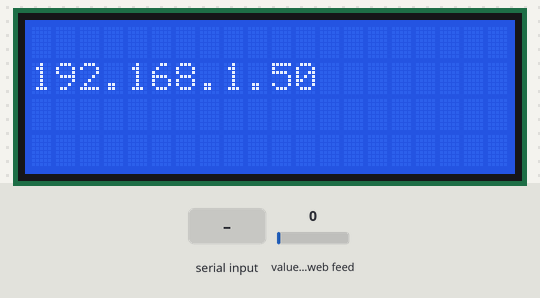
A program run on a simulated Raspberry Pi (BCM pin numbers). Shown: 20×4 character LCD. Inputs (shaded band) come from the test bench; at power-on: value of the web feed 0. Requests to the public web service named in the program get a made-up reply in its usual format after 0.4 s (London, UTC, broken clouds, 64 % humidity, 1013 hPa unless stated); the desktop window is not drawn, its controls go by their first labels and the mouse button is held 0.15 s; threads take turns every 2 ms; what the program prints to the terminal is not drawn.

Above: at 1.2 s.
1.3 s: "1\n" received over the second serial link
2.8 s: "0\n" received over the second serial link
At 5.8 s:
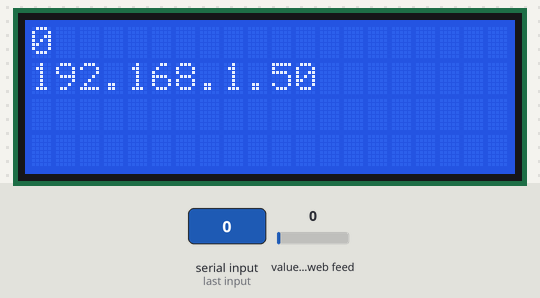
Timing chart, 0 to 7.3 s (numbered marks = the images above; inputs shaded):
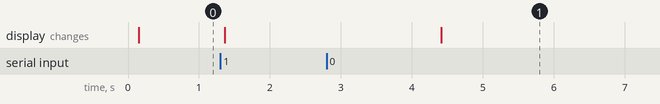

The program:

SmartHouse_PC.py
```python
'''
GUI
+------+------+------+------+
| 溫度 | 25 C | 濕度  | 53 % |
+------+------+------+------+
|    Data    |      77      |
+------+------+------+------+
| LED1 | LED2 | LED3 | LED3 |
+------+------+------+------+

Arduino: SmartHouse.ino
https://github.com/vincenttuan/2023_RaspberryPi_Arduino/blob/main/Arduino/SmartHouse/SmartHouse.ino
'''

import tkinter
import threading
import time
import requests
import serial
from tkinter import font
import time
from RPLCD.i2c import CharLCD
import json
import socket

ser = ''
data = ''

def lcd_display():
    lcd = CharLCD('PCF8574', address=0x3f, port=1, backlight_enabled=True)
    lcd.clear()

    # 顯示 IP
    s = socket.socket(socket.AF_INET, socket.SOCK_DGRAM)
    s.connect(("8.8.8.8", 80))
    ip = s.getsockname()[0]
    lcd.cursor_pos = (1, 0)
    lcd.write_string(ip)

    while True:
        lcd.cursor_pos = (0, 0)
        lcd.write_string(data)
        time.sleep(0.2)

def upload_firebase():
    while True:
        firebase_url = 'https://arduino-d6136-default-rtdb.firebaseio.com/'
        upload_data = {'data': data}
        result = requests.put(firebase_url + '/raspberry.json', verify=True, data=json.dumps(upload_data))
        print(result)
        time.sleep(1)


def led1_click() :
    t1 = threading.Thread(target=send_data_to_arduino, args=(1,))
    t1.start()

def led2_click() :
    t1 = threading.Thread(target=send_data_to_arduino, args=(2,))
    t1.start()

def led3_click() :
    t1 = threading.Thread(target=send_data_to_arduino, args=(4,))
    t1.start()

def led4_click() :
    t1 = threading.Thread(target=send_data_to_arduino, args=(8,))
    t1.start()

def send_data_to_arduino(data):
    #time.sleep(0.5)
    ser.write(str(data).encode())

def rev_data_from_arduino():
    global ser
    ser = serial.Serial('/dev/ttyUSB0', 115200)
    time.sleep(1)
    while True:
        try:
            if ser.in_waiting > 0:
                global data
                data = ser.readline().decode().rstrip()
                print("收到 arduino 的資料:", data)
                dataArray = data.split(",")
                data_value.set(dataArray[0])
                temp_value.set(dataArray[1] + '°C')
                humd_value.set(dataArray[2] + '%')
                # LED/Relay Control
                if dataArray[3] == '1':
                    led1_value.set('LED1\nON')
                    led2_value.set('LED2')
                    led3_value.set('LED3')
                    led4_value.set('LED4')
                elif dataArray[4] == '1':
                    led1_value.set('LED1')
                    led2_value.set('LED2\nON')
                    led3_value.set('LED3')
                    led4_value.set('LED4')
                elif dataArray[5] == '1':
                    led1_value.set('LED1')
                    led2_value.set('LED2')
                    led3_value.set('LED3\nON')
                    led4_value.set('LED4')
                elif dataArray[6] == '1':
                    led1_value.set('LED1')
                    led2_value.set('LED2')
                    led3_value.set('LED3')
                    led4_value.set('LED4\nON')


        except Exception as e:
            print('斷線~請檢查 USB 線')
            time.sleep(3)
            # 重新連線
            try:
                ser = serial.Serial('/dev/ttyUSB0', 115200)
            except:
                pass

if __name__ == '__main__':
    win = tkinter.Tk()
    win.title('Smart House')
    win.geometry('700x500')

    myfont = font.Font(family='Arial', size=24, weight='bold')

    temp_value = tkinter.StringVar()
    temp_value.set('0°C')
    humd_value = tkinter.StringVar()
    humd_value.set('0%')
    data_value = tkinter.StringVar()
    data_value.set('0')
    led1_value = tkinter.StringVar()
    led1_value.set('LED1')
    led2_value = tkinter.StringVar()
    led2_value.set('LED2')
    led3_value = tkinter.StringVar()
    led3_value.set('LED3')
    led4_value = tkinter.StringVar()
    led4_value.set('LED4')

    # view 元件
    temp_label = tkinter.Label(text='溫度', font=myfont)
    humd_label = tkinter.Label(text='濕度', font=myfont)
    temp_value_label = tkinter.Label(textvariable=temp_value, font=myfont)
    humd_value_label = tkinter.Label(textvariable=humd_value, font=myfont)
    data_label = tkinter.Label(text='Data', font=myfont)
    data_value_label = tkinter.Label(textvariable=data_value, font=myfont)
    led1_button = tkinter.Button(textvariable=led1_value, font=myfont, command=led1_click)
    led2_button = tkinter.Button(textvariable=led2_value, font=myfont, command=led2_click)
    led3_button = tkinter.Button(textvariable=led3_value, font=myfont, command=led3_click)
    led4_button = tkinter.Button(textvariable=led4_value, font=myfont, command=led4_click)

    win.rowconfigure((0, 1, 2), weight=1)  # 列 0, 1, 2 同步放大與縮小
    win.columnconfigure((0, 1, 2, 3), weight=1)  # 欄 0, 1, 2, 3 同步放大與縮小

    # 將 view 元件配置到 grid 元件中
    # 第一列
    temp_label.grid(row=0, column=0, sticky='EWNS')
    temp_value_label.grid(row=0, column=1, sticky='EWNS')
    humd_label.grid(row=0, column=2, sticky='EWNS')
    humd_value_label.grid(row=0, column=3, sticky='EWNS')
    # 第二列
    data_label.grid(row=1, column=0, columnspan=2, sticky='EWNS')
    data_value_label.grid(row=1, column=2, columnspan=2, sticky='EWNS')
    # 第三列
    led1_button.grid(row=2, column=0, sticky='EWNS')
    led2_button.grid(row=2, column=1, sticky='EWNS')
    led3_button.grid(row=2, column=2, sticky='EWNS')
    led4_button.grid(row=2, column=3, sticky='EWNS')

    # 啟動一條執行緒去執行(接收 Arduino)
    t1 = threading.Thread(target=rev_data_from_arduino)
    t1.start()

    # 啟動一條執行緒去執行(LCD 顯示)
    t2 = threading.Thread(target=lcd_display)
    t2.start()

    # 啟動一條執行緒去執行(上傳到 Firebase)
    t3 = threading.Thread(target=upload_firebase)
    t3.start()

    win.mainloop()
```

Measured:
- after the input at 2.8 s, the display: changes after 1.6 s (image 1)
